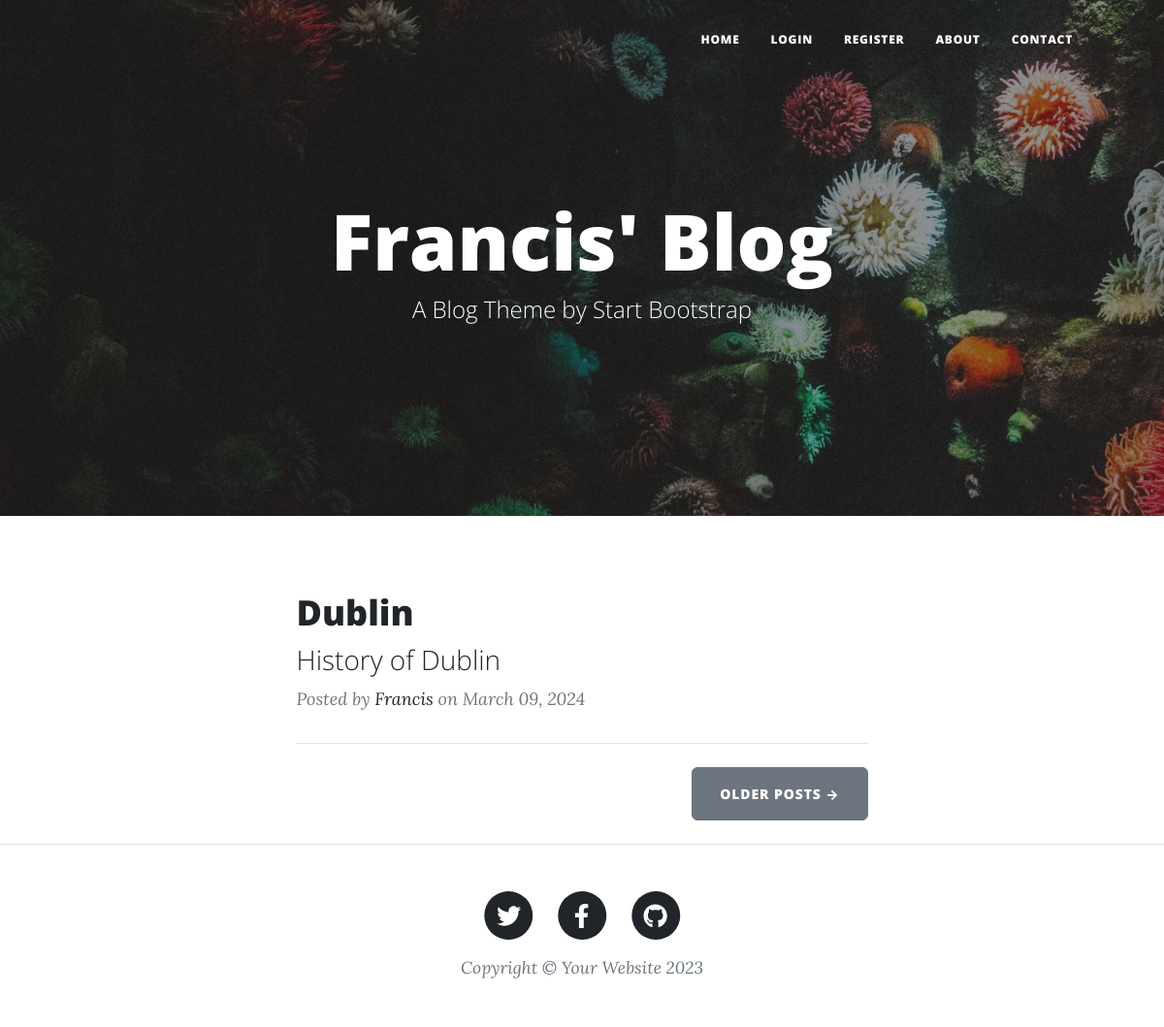
Before: / with the older database file.
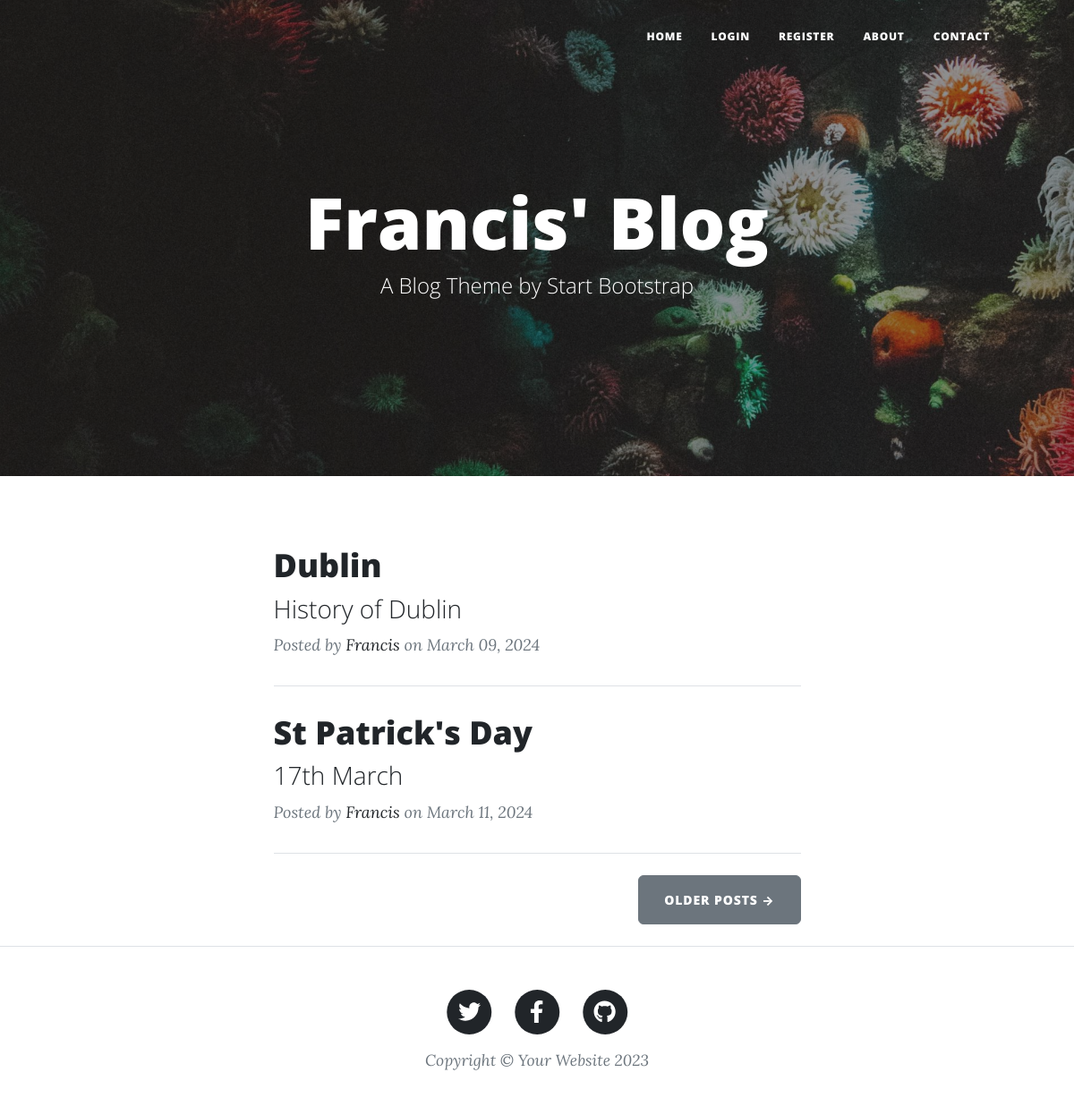
After: the same page with the newer database file.
### main.py (models this page shows)
class BlogPost(db.Model):
    __tablename__ = "blog_posts"
    id: Mapped[int] = mapped_column(Integer, primary_key=True)
    author_id: Mapped[int] = mapped_column(Integer, ForeignKey("users.id"))
    author = relationship("User", back_populates="posts")
    title: Mapped[str] = mapped_column(String(250), unique=True, nullable=False)
    subtitle: Mapped[str] = mapped_column(String(250), nullable=False)
    date: Mapped[str] = mapped_column(String(250), nullable=False)
    body: Mapped[str] = mapped_column(Text, nullable=False)
    img_url: Mapped[str] = mapped_column(String(250), nullable=False)
    comments = relationship("Comment", back_populates="parent_post")

class User(UserMixin, db.Model):
    __tablename__ = "users"
    id: Mapped[int] = mapped_column(Integer, primary_key=True)
    email: Mapped[str] = mapped_column(String(100), unique=True)
    password: Mapped[str] = mapped_column(String(100))
    name: Mapped[str] = mapped_column(String(100))
    posts = relationship("BlogPost", back_populates="author")
    comments = relationship("Comment", back_populates="comment_author")

### main.py (the view)
@app.route('/')
def get_all_posts():
    result = db.session.execute(db.select(BlogPost))
    posts = result.scalars().all()
    return render_template("index.html", all_posts=posts, logged_in=current_user.is_authenticated)

### templates/index.html (shortened to what this page needs)
{% include "header.html" %}
<header
  class="masthead"
  style="background-image: url('../static/assets/img/home-bg.jpg')"
>
  <div class="container position-relative px-4 px-lg-5">
    <div class="row gx-4 gx-lg-5 justify-content-center">
      <div class="col-md-10 col-lg-8 col-xl-7">
        <div class="site-heading">
          <h1>Francis' Blog</h1>
          <span class="subheading">A Blog Theme by Start Bootstrap</span>
        </div>
      </div>
    </div>
  </div>
</header>
<div class="container px-4 px-lg-5">
  <div class="row gx-4 gx-lg-5 justify-content-center">
    <div class="col-md-10 col-lg-8 col-xl-7">
      {% for post in all_posts %}
      <div class="post-preview">
        <a href="{{ url_for('show_post', post_id=post.id) }}">
          <h2 class="post-title">{{ post.title }}</h2>
          <h3 class="post-subtitle">{{ post.subtitle }}</h3>
        </a>
        <p class="post-meta">
          Posted by
          <a href="#">{{ post.author.name }}</a>
          on {{ post.date }}
        </p>
      </div>
      <hr class="my-4" />
      {% endfor %}
      <div class="d-flex justify-content-end mb-4">
        <a class="btn btn-secondary text-uppercase" href="#!">Older Posts →</a>
      </div>
    </div>
  </div>
</div>
{% include "footer.html" %}

### templates/header.html (shortened to what this page needs)
<!DOCTYPE html>
<html lang="en">
  <head>
      {% block styles %}
      {{ bootstrap.load_css() }}
    <link
      href="{{ url_for('static', filename='css/styles.css') }}"
      rel="stylesheet"
    />
    {% endblock %}
  </head>
  <body>
    <nav class="navbar navbar-expand-lg navbar-light" id="mainNav">
      <div class="container px-4 px-lg-5">
        <div class="collapse navbar-collapse" id="navbarResponsive">
          <ul class="navbar-nav ms-auto py-4 py-lg-0">
            <li class="nav-item">
              <a
                class="nav-link px-lg-3 py-3 py-lg-4"
                href="{{ url_for('get_all_posts') }}"
                >Home</a
              >
            </li>
            {% if not logged_in %}
            <li class="nav-item">
              <a
                class="nav-link px-lg-3 py-3 py-lg-4"
                href="{{ url_for('login') }}"
                >Login</a
              >
            </li>
            <li class="nav-item">
              <a
                class="nav-link px-lg-3 py-3 py-lg-4"
                href="{{ url_for('register') }}"
                >Register</a
              >
            </li>
            {% endif %}
            <li class="nav-item">
              <a
                class="nav-link px-lg-3 py-3 py-lg-4"
                href="{{ url_for('about') }}"
                >About</a
              >
            </li>
            <li class="nav-item">
              <a
                class="nav-link px-lg-3 py-3 py-lg-4"
                href="{{ url_for('contact') }}"
                >Contact</a
              >
            </li>
          </ul>
        </div>
      </div>
    </nav>
  </body>
</html>

### templates/footer.html (shortened to what this page needs)
        <footer class="border-top">
          <div class="container px-4 px-lg-5">
              <div class="row gx-4 gx-lg-5 justify-content-center">
                  <div class="col-md-10 col-lg-8 col-xl-7">
                      <ul class="list-inline text-center">
                          <li class="list-inline-item">
                              <a href="#!">
                                  <span class="fa-stack fa-lg">
                                      <i class="fas fa-circle fa-stack-2x"></i>
                                      <i class="fab fa-twitter fa-stack-1x fa-inverse"></i>
                                  </span>
                              </a>
                          </li>
                          <li class="list-inline-item">
                              <a href="#!">
                                  <span class="fa-stack fa-lg">
                                      <i class="fas fa-circle fa-stack-2x"></i>
                                      <i class="fab fa-facebook-f fa-stack-1x fa-inverse"></i>
                                  </span>
                              </a>
                          </li>
                          <li class="list-inline-item">
                              <a href="#!">
                                  <span class="fa-stack fa-lg">
                                      <i class="fas fa-circle fa-stack-2x"></i>
                                      <i class="fab fa-github fa-stack-1x fa-inverse"></i>
                                  </span>
                              </a>
                          </li>
                      </ul>
                      <div class="small text-center text-muted fst-italic">Copyright &copy; Your Website 2023</div>
                  </div>
              </div>
          </div>
      </footer>
  </body>
</html>

Changed rows visible on the page:
added BlogPost: title "St Patrick's Day", subtitle "17th March", author.name "Francis", date "March 11, 2024"
